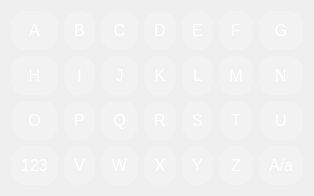
     <widget class="QWidget" name="_letter">
      <layout class="QGridLayout" name="gridLayout_3">
       <item row="0" column="0">
        <widget class="QPushButton" name="_btnA">
         <property name="sizePolicy">
          <sizepolicy hsizetype="Expanding" vsizetype="Expanding">
           <horstretch>0</horstretch>
           <verstretch>0</verstretch>
          </sizepolicy>
         </property>
         <property name="styleSheet">
          <string notr="true">background-color: rgba(255, 255, 255, 50);
color: rgb(255, 255, 255);
border-radius: 15px;
padding: 10px;
font-size: 16px;</string>
         </property>
         <property name="text">
          <string>A</string>
         </property>
        </widget>
       </item>
       <item row="0" column="1">
        <widget class="QPushButton" name="_btnB">
         <property name="sizePolicy">
          <sizepolicy hsizetype="Expanding" vsizetype="Expanding">
           <horstretch>0</horstretch>
           <verstretch>0</verstretch>
          </sizepolicy>
         </property>
         <property name="styleSheet">
          <string notr="true">background-color: rgba(255, 255, 255, 50);
color: rgb(255, 255, 255);
border-radius: 15px;
padding: 10px;
font-size: 16px;</string>
         </property>
         <property name="text">
          <string>B</string>
         </property>
        </widget>
       </item>
       <item row="0" column="2">
        <widget class="QPushButton" name="_btnC">
         <property name="sizePolicy">
          <sizepolicy hsizetype="Expanding" vsizetype="Expanding">
           <horstretch>0</horstretch>
           <verstretch>0</verstretch>
          </sizepolicy>
         </property>
         <property name="styleSheet">
          <string notr="true">background-color: rgba(255, 255, 255, 50);
color: rgb(255, 255, 255);
border-radius: 15px;
padding: 10px;
font-size: 16px;</string>
         </property>
         <property name="text">
          <string>C</string>
         </property>
        </widget>
       </item>
       <item row="0" column="3">
        <widget class="QPushButton" name="_btnD">
         <property name="sizePolicy">
          <sizepolicy hsizetype="Expanding" vsizetype="Expanding">
           <horstretch>0</horstretch>
           <verstretch>0</verstretch>
          </sizepolicy>
         </property>
         <property name="styleSheet">
          <string notr="true">background-color: rgba(255, 255, 255, 50);
color: rgb(255, 255, 255);
border-radius: 15px;
padding: 10px;
font-size: 16px;</string>
         </property>
         <property name="text">
          <string>D</string>
         </property>
        </widget>
       </item>
       <item row="0" column="4">
        <widget class="QPushButton" name="_btnE">
         <property name="sizePolicy">
          <sizepolicy hsizetype="Expanding" vsizetype="Expanding">
           <horstretch>0</horstretch>
           <verstretch>0</verstretch>
          </sizepolicy>
         </property>
         <property name="styleSheet">
          <string notr="true">background-color: rgba(255, 255, 255, 50);
color: rgb(255, 255, 255);
border-radius: 15px;
padding: 10px;
font-size: 16px;</string>
         </property>
         <property name="text">
          <string>E</string>
         </property>
        </widget>
       </item>
       <item row="0" column="5">
        <widget class="QPushButton" name="_btnF">
         <property name="sizePolicy">
          <sizepolicy hsizetype="Expanding" vsizetype="Expanding">
           <horstretch>0</horstretch>
           <verstretch>0</verstretch>
          </sizepolicy>
         </property>
         <property name="styleSheet">
          <string notr="true">background-color: rgba(255, 255, 255, 50);
color: rgb(255, 255, 255);
border-radius: 15px;
padding: 10px;
font-size: 16px;</string>
         </property>
         <property name="text">
          <string>F</string>
         </property>
        </widget>
       </item>
       <item row="0" column="6">
        <widget class="QPushButton" name="_btnG">
         <property name="sizePolicy">
          <sizepolicy hsizetype="Expanding" vsizetype="Expanding">
           <horstretch>0</horstretch>
           <verstretch>0</verstretch>
          </sizepolicy>
         </property>
         <property name="styleSheet">
          <string notr="true">background-color: rgba(255, 255, 255, 50);
color: rgb(255, 255, 255);
border-radius: 15px;
padding: 10px;
font-size: 16px;</string>
         </property>
         <property name="text">
          <string>G</string>
         </property>
        </widget>
       </item>
       <item row="1" column="0">
        <widget class="QPushButton" name="_btnH">
         <property name="sizePolicy">
          <sizepolicy hsizetype="Expanding" vsizetype="Expanding">
           <horstretch>0</horstretch>
           <verstretch>0</verstretch>
          </sizepolicy>
         </property>
         <property name="styleSheet">
          <string notr="true">background-color: rgba(255, 255, 255, 50);
color: rgb(255, 255, 255);
border-radius: 15px;
padding: 10px;
font-size: 16px;</string>
         </property>
         <property name="text">
          <string>H</string>
         </property>
        </widget>
       </item>
       <item row="1" column="1">
        <widget class="QPushButton" name="_btnI">
         <property name="sizePolicy">
          <sizepolicy hsizetype="Expanding" vsizetype="Expanding">
           <horstretch>0</horstretch>
           <verstretch>0</verstretch>
          </sizepolicy>
         </property>
         <property name="styleSheet">
          <string notr="true">background-color: rgba(255, 255, 255, 50);
color: rgb(255, 255, 255);
border-radius: 15px;
padding: 10px;
font-size: 16px;</string>
         </property>
         <property name="text">
          <string>I</string>
         </property>
        </widget>
       </item>
       <item row="1" column="2">
        <widget class="QPushButton" name="_btnJ">
         <property name="sizePolicy">
          <sizepolicy hsizetype="Expanding" vsizetype="Expanding">
           <horstretch>0</horstretch>
           <verstretch>0</verstretch>
          </sizepolicy>
         </property>
         <property name="styleSheet">
          <string notr="true">background-color: rgba(255, 255, 255, 50);
color: rgb(255, 255, 255);
border-radius: 15px;
padding: 10px;
font-size: 16px;</string>
         </property>
         <property name="text">
          <string>J</string>
         </property>
        </widget>
       </item>
       <item row="1" column="3">
        <widget class="QPushButton" name="_btnK">
         <property name="sizePolicy">
          <sizepolicy hsizetype="Expanding" vsizetype="Expanding">
           <horstretch>0</horstretch>
           <verstretch>0</verstretch>
          </sizepolicy>
         </property>
         <property name="styleSheet">
          <string notr="true">background-color: rgba(255, 255, 255, 50);
color: rgb(255, 255, 255);
border-radius: 15px;
padding: 10px;
font-size: 16px;</string>
         </property>
         <property name="text">
          <string>K</string>
         </property>
        </widget>
       </item>
       <item row="1" column="4">
        <widget class="QPushButton" name="_btnL">
         <property name="sizePolicy">
          <sizepolicy hsizetype="Expanding" vsizetype="Expanding">
           <horstretch>0</horstretch>
           <verstretch>0</verstretch>
          </sizepolicy>
         </property>
         <property name="styleSheet">
          <string notr="true">background-color: rgba(255, 255, 255, 50);
color: rgb(255, 255, 255);
border-radius: 15px;
padding: 10px;
font-size: 16px;</string>
         </property>
         <property name="text">
          <string>L</string>
         </property>
        </widget>
       </item>
       <item row="1" column="5">
        <widget class="QPushButton" name="_btnM">
         <property name="sizePolicy">
          <sizepolicy hsizetype="Expanding" vsizetype="Expanding">
           <horstretch>0</horstretch>
           <verstretch>0</verstretch>
          </sizepolicy>
         </property>
         <property name="styleSheet">
          <string notr="true">background-color: rgba(255, 255, 255, 50);
color: rgb(255, 255, 255);
border-radius: 15px;
padding: 10px;
font-size: 16px;</string>
         </property>
         <property name="text">
          <string>M</string>
         </property>
        </widget>
       </item>
       <item row="1" column="6">
        <widget class="QPushButton" name="_btnN">
         <property name="sizePolicy">
          <sizepolicy hsizetype="Expanding" vsizetype="Expanding">
           <horstretch>0</horstretch>
           <verstretch>0</verstretch>
          </sizepolicy>
         </property>
         <property name="styleSheet">
          <string notr="true">background-color: rgba(255, 255, 255, 50);
color: rgb(255, 255, 255);
border-radius: 15px;
padding: 10px;
font-size: 16px;</string>
         </property>
         <property name="text">
          <string>N</string>
         </property>
        </widget>
       </item>
       <item row="2" column="0">
        <widget class="QPushButton" name="_btnO">
         <property name="sizePolicy">
          <sizepolicy hsizetype="Expanding" vsizetype="Expanding">
           <horstretch>0</horstretch>
           <verstretch>0</verstretch>
          </sizepolicy>
         </property>
         <property name="styleSheet">
          <string notr="true">background-color: rgba(255, 255, 255, 50);
color: rgb(255, 255, 255);
border-radius: 15px;
padding: 10px;
font-size: 16px;</string>
         </property>
         <property name="text">
          <string>O</string>
         </property>
        </widget>
       </item>
       <item row="2" column="1">
        <widget class="QPushButton" name="_btnP">
         <property name="sizePolicy">
          <sizepolicy hsizetype="Expanding" vsizetype="Expanding">
           <horstretch>0</horstretch>
           <verstretch>0</verstretch>
          </sizepolicy>
         </property>
         <property name="styleSheet">
          <string notr="true">background-color: rgba(255, 255, 255, 50);
color: rgb(255, 255, 255);
border-radius: 15px;
padding: 10px;
font-size: 16px;</string>
         </property>
         <property name="text">
          <string>P</string>
         </property>
        </widget>
       </item>
       <item row="2" column="2">
        <widget class="QPushButton" name="_btnQ">
         <property name="sizePolicy">
          <sizepolicy hsizetype="Expanding" vsizetype="Expanding">
           <horstretch>0</horstretch>
           <verstretch>0</verstretch>
          </sizepolicy>
         </property>
         <property name="styleSheet">
          <string notr="true">background-color: rgba(255, 255, 255, 50);
color: rgb(255, 255, 255);
border-radius: 15px;
padding: 10px;
font-size: 16px;</string>
         </property>
         <property name="text">
          <string>Q</string>
         </property>
        </widget>
       </item>
       <item row="2" column="3">
        <widget class="QPushButton" name="_btnR">
         <property name="sizePolicy">
          <sizepolicy hsizetype="Expanding" vsizetype="Expanding">
           <horstretch>0</horstretch>
           <verstretch>0</verstretch>
          </sizepolicy>
         </property>
         <property name="styleSheet">
          <string notr="true">background-color: rgba(255, 255, 255, 50);
color: rgb(255, 255, 255);
border-radius: 15px;
padding: 10px;
font-size: 16px;</string>
         </property>
         <property name="text">
          <string>R</string>
         </property>
        </widget>
       </item>
       <item row="2" column="4">
        <widget class="QPushButton" name="_btnS">
         <property name="sizePolicy">
          <sizepolicy hsizetype="Expanding" vsizetype="Expanding">
           <horstretch>0</horstretch>
           <verstretch>0</verstretch>
          </sizepolicy>
         </property>
         <property name="styleSheet">
          <string notr="true">background-color: rgba(255, 255, 255, 50);
color: rgb(255, 255, 255);
border-radius: 15px;
padding: 10px;
font-size: 16px;</string>
         </property>
         <property name="text">
          <string>S</string>
         </property>
        </widget>
       </item>
       <item row="2" column="5">
        <widget class="QPushButton" name="_btnT">
         <property name="sizePolicy">
          <sizepolicy hsizetype="Expanding" vsizetype="Expanding">
           <horstretch>0</horstretch>
           <verstretch>0</verstretch>
          </sizepolicy>
         </property>
         <property name="styleSheet">
          <string notr="true">background-color: rgba(255, 255, 255, 50);
color: rgb(255, 255, 255);
border-radius: 15px;
padding: 10px;
font-size: 16px;</string>
         </property>
         <property name="text">
          <string>T</string>
         </property>
        </widget>
       </item>
       <item row="2" column="6">
        <widget class="QPushButton" name="_btnU">
         <property name="sizePolicy">
          <sizepolicy hsizetype="Expanding" vsizetype="Expanding">
           <horstretch>0</horstretch>
           <verstretch>0</verstretch>
          </sizepolicy>
         </property>
         <property name="styleSheet">
          <string notr="true">background-color: rgba(255, 255, 255, 50);
color: rgb(255, 255, 255);
border-radius: 15px;
padding: 10px;
font-size: 16px;</string>
         </property>
         <property name="text">
          <string>U</string>
         </property>
        </widget>
       </item>
       <item row="3" column="0">
        <widget class="QPushButton" name="_btn123">
         <property name="sizePolicy">
          <sizepolicy hsizetype="Expanding" vsizetype="Expanding">
           <horstretch>0</horstretch>
           <verstretch>0</verstretch>
          </sizepolicy>
         </property>
         <property name="styleSheet">
          <string notr="true">background-color: rgba(255, 255, 255, 50);
color: rgb(255, 255, 255);
border-radius: 15px;
padding: 10px;
font-size: 16px;</string>
         </property>
         <property name="text">
          <string>123</string>
         </property>
        </widget>
       </item>
       <item row="3" column="1">
        <widget class="QPushButton" name="_btnV">
         <property name="sizePolicy">
          <sizepolicy hsizetype="Expanding" vsizetype="Expanding">
           <horstretch>0</horstretch>
           <verstretch>0</verstretch>
          </sizepolicy>
         </property>
         <property name="styleSheet">
          <string notr="true">background-color: rgba(255, 255, 255, 50);
color: rgb(255, 255, 255);
border-radius: 15px;
padding: 10px;
font-size: 16px;</string>
         </property>
         <property name="text">
          <string>V</string>
         </property>
        </widget>
       </item>
       <item row="3" column="2">
        <widget class="QPushButton" name="_btnW">
         <property name="sizePolicy">
          <sizepolicy hsizetype="Expanding" vsizetype="Expanding">
           <horstretch>0</horstretch>
           <verstretch>0</verstretch>
          </sizepolicy>
         </property>
         <property name="styleSheet">
          <string notr="true">background-color: rgba(255, 255, 255, 50);
color: rgb(255, 255, 255);
border-radius: 15px;
padding: 10px;
font-size: 16px;</string>
         </property>
         <property name="text">
          <string>W</string>
         </property>
        </widget>
       </item>
       <item row="3" column="3">
        <widget class="QPushButton" name="_btnX">
         <property name="sizePolicy">
          <sizepolicy hsizetype="Expanding" vsizetype="Expanding">
           <horstretch>0</horstretch>
           <verstretch>0</verstretch>
          </sizepolicy>
         </property>
         <property name="styleSheet">
          <string notr="true">background-color: rgba(255, 255, 255, 50);
color: rgb(255, 255, 255);
border-radius: 15px;
padding: 10px;
font-size: 16px;</string>
         </property>
         <property name="text">
          <string>X</string>
         </property>
        </widget>
       </item>
       <item row="3" column="4">
        <widget class="QPushButton" name="_btnY">
         <property name="sizePolicy">
          <sizepolicy hsizetype="Expanding" vsizetype="Expanding">
           <horstretch>0</horstretch>
           <verstretch>0</verstretch>
          </sizepolicy>
         </property>
         <property name="styleSheet">
          <string notr="true">background-color: rgba(255, 255, 255, 50);
color: rgb(255, 255, 255);
border-radius: 15px;
padding: 10px;
font-size: 16px;</string>
         </property>
         <property name="text">
          <string>Y</string>
         </property>
        </widget>
       </item>
       <item row="3" column="5">
        <widget class="QPushButton" name="_btnZ">
         <property name="sizePolicy">
          <sizepolicy hsizetype="Expanding" vsizetype="Expanding">
           <horstretch>0</horstretch>
           <verstretch>0</verstretch>
          </sizepolicy>
         </property>
         <property name="styleSheet">
          <string notr="true">background-color: rgba(255, 255, 255, 50);
color: rgb(255, 255, 255);
border-radius: 15px;
padding: 10px;
font-size: 16px;</string>
         </property>
         <property name="text">
          <string>Z</string>
         </property>
        </widget>
       </item>
       <item row="3" column="6">
        <widget class="QPushButton" name="_btnAa">
         <property name="sizePolicy">
          <sizepolicy hsizetype="Expanding" vsizetype="Expanding">
           <horstretch>0</horstretch>
           <verstretch>0</verstretch>
          </sizepolicy>
         </property>
         <property name="styleSheet">
          <string notr="true">background-color: rgba(255, 255, 255, 50);
color: rgb(255, 255, 255);
border-radius: 15px;
padding: 10px;
font-size: 16px;</string>
         </property>
         <property name="text">
          <string>A/a</string>
         </property>
        </widget>
       </item>
      </layout>
     </widget>
